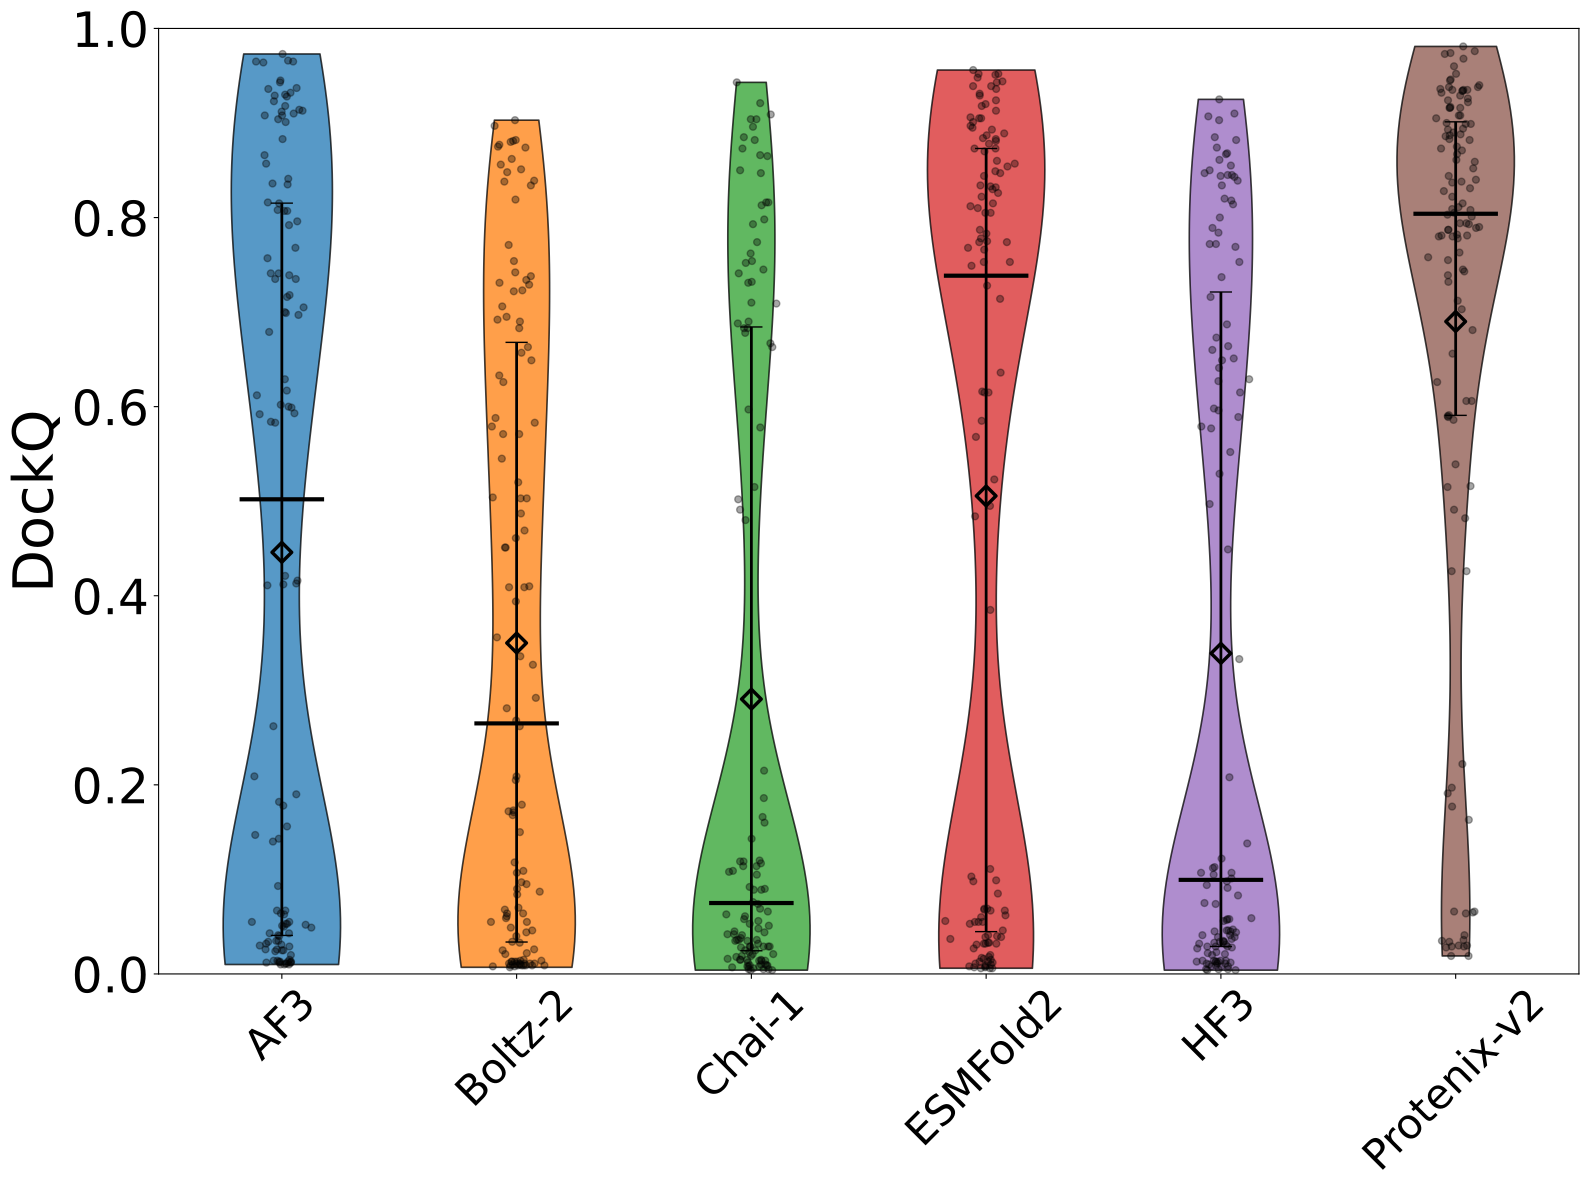

The script that saved this image:
#!/usr/bin/env python3
"""
Generate violin plots of DockQ score distributions for multiple structure prediction tools using 1 seed and 5 ranks.

Inputs
------
../../04_evaluation/AF3/extended/seed1/plots/DockQ_1seed_5ranks.txt
../../04_evaluation/boltz-2/extended/seed1/plots/DockQ_1seed_5ranks.txt
../../04_evaluation/chai-1/extended/seed1/plots/DockQ_1seed_5ranks.txt
../../04_evaluation/ESMFold2/extended/seed1/plots/DockQ_1seed_5ranks.txt
../../04_evaluation/HF3/extended/seed1/plots/DockQ_1seed_5ranks.txt
../../04_evaluation/protenix-v2/extended/seed1/plots/DockQ_1seed_5ranks.txt

Outputs
-------
DockQ_1seed_5ranks_plot.pdf
DockQ_1seed_5ranks_plot.txt
"""

import os
import numpy as np
import matplotlib.pyplot as plt

# ==========================================
# INPUT
# ==========================================

folders = [
    "../../04_evaluation/AF3/extended/seed1/plots",
    "../../04_evaluation/boltz-2/extended/seed1/plots",
    "../../04_evaluation/chai-1/extended/seed1/plots",
    "../../04_evaluation/ESMFold2/extended/seed1/plots",
    "../../04_evaluation/HF3/extended/seed1/plots",
    "../../04_evaluation/protenix-v2/extended/seed1/plots",
]

tools = [
    "AF3",
    "Boltz-2",
    "Chai-1",
    "ESMFold2",
    "HF3",
    "Protenix-v2",
]

colors = [
    "#1f77b4",  # blue
    "#ff7f0e",  # orange
    "#2ca02c",  # green
    "#d62728",  # red
    "#9467bd",  # purple
    "#8c564b",  # brown
]

# ==========================================
# READ DATA
# ==========================================

all_values = []
means = []
stds = []

for folder in folders:

    file = os.path.join(
        folder,
        "DockQ_1seed_5ranks.txt",
    )

    values = np.loadtxt(file)

    all_values.append(values)
    means.append(np.mean(values))
    stds.append(np.std(values))

means = np.array(means)
stds = np.array(stds)

# ==========================================
# VIOLIN PLOT
# ==========================================

fig, ax = plt.subplots(figsize=(16, 12))

parts = ax.violinplot(
    all_values,
    showmeans=False,
    showmedians=False,
    showextrema=False,
)

# Color violins
for body, color in zip(parts["bodies"], colors):
    body.set_facecolor(color)
    body.set_edgecolor("black")
    body.set_alpha(0.75)
    body.set_linewidth(1.2)

# Raw points
for i, values in enumerate(all_values):

    jitter = np.random.normal(
        0,
        0.05,
        len(values),
    )

    ax.scatter(
        np.full(len(values), i + 1) + jitter,
        values,
        color="black",
        s=25,
        alpha=0.35,
        zorder=3,
    )

# Mean marker
for i, mean in enumerate(means):

    ax.scatter(
        i + 1,
        mean,
        marker="D",
        s=100,
        facecolors="none",
        edgecolors="black",
        linewidths=2.5,
        zorder=5,
    )

# Median and IQR
medians = [np.median(v) for v in all_values]
q1 = [np.percentile(v, 25) for v in all_values]
q3 = [np.percentile(v, 75) for v in all_values]

# Median line
for i, median in enumerate(medians):

    ax.hlines(
        median,
        i + 1 - 0.18,
        i + 1 + 0.18,
        colors="black",
        linewidth=3,
        zorder=6,
    )

# IQR error bars
for i, (median, low, high) in enumerate(
    zip(medians, q1, q3)
):

    ax.errorbar(
        i + 1,
        median,
        yerr=[
            [median - low],
            [high - median],
        ],
        fmt="none",
        ecolor="black",
        elinewidth=2,
        capsize=8,
        zorder=5,
    )

# ==========================================
# STYLING
# ==========================================

ax.set_xticks(np.arange(1, len(tools) + 1))

ax.set_xticklabels(
    tools,
    rotation=45,
    fontsize=30,
)

ax.set_ylabel(
    "DockQ",
    fontsize=40,
)

ax.set_ylim(0, 1)

ax.tick_params(
    axis="y",
    labelsize=35,
)

plt.tight_layout()

plt.savefig(
    "DockQ_1seed_5ranks_plot.pdf",
    dpi=300,
    bbox_inches="tight",
)

plt.show()

# ==========================================
# SAVE SUMMARY
# ==========================================

with open(
    "DockQ_1seed_5ranks_plot.txt",
    "w",
) as f:

    for tool, mean, std in zip(
        tools,
        means,
        stds,
    ):

        line = (
            f"{tool}: "
            f"mean = {mean:.3f}, "
            f"std = {std:.3f}"
        )

        print(line)
        f.write(line + "\n")
